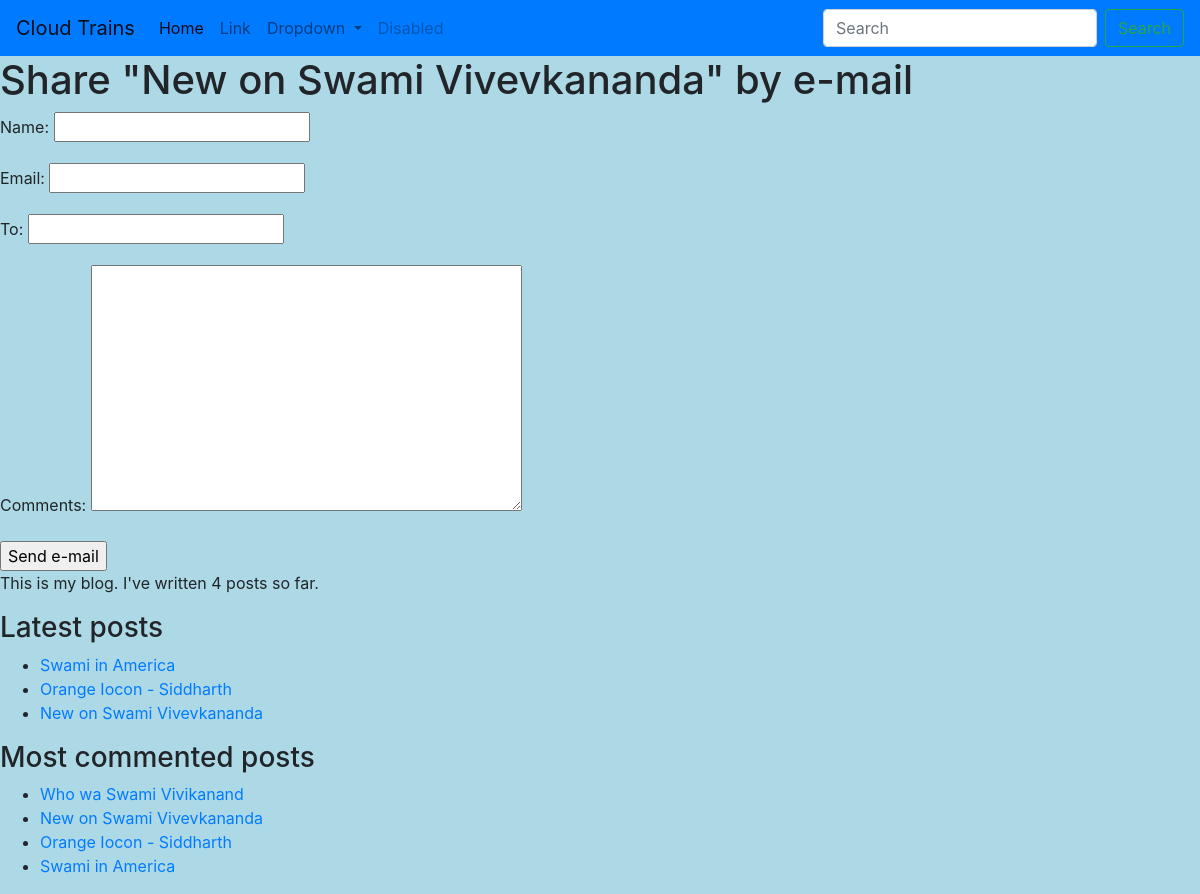
Before: /blog/2/share/ with the older database file.
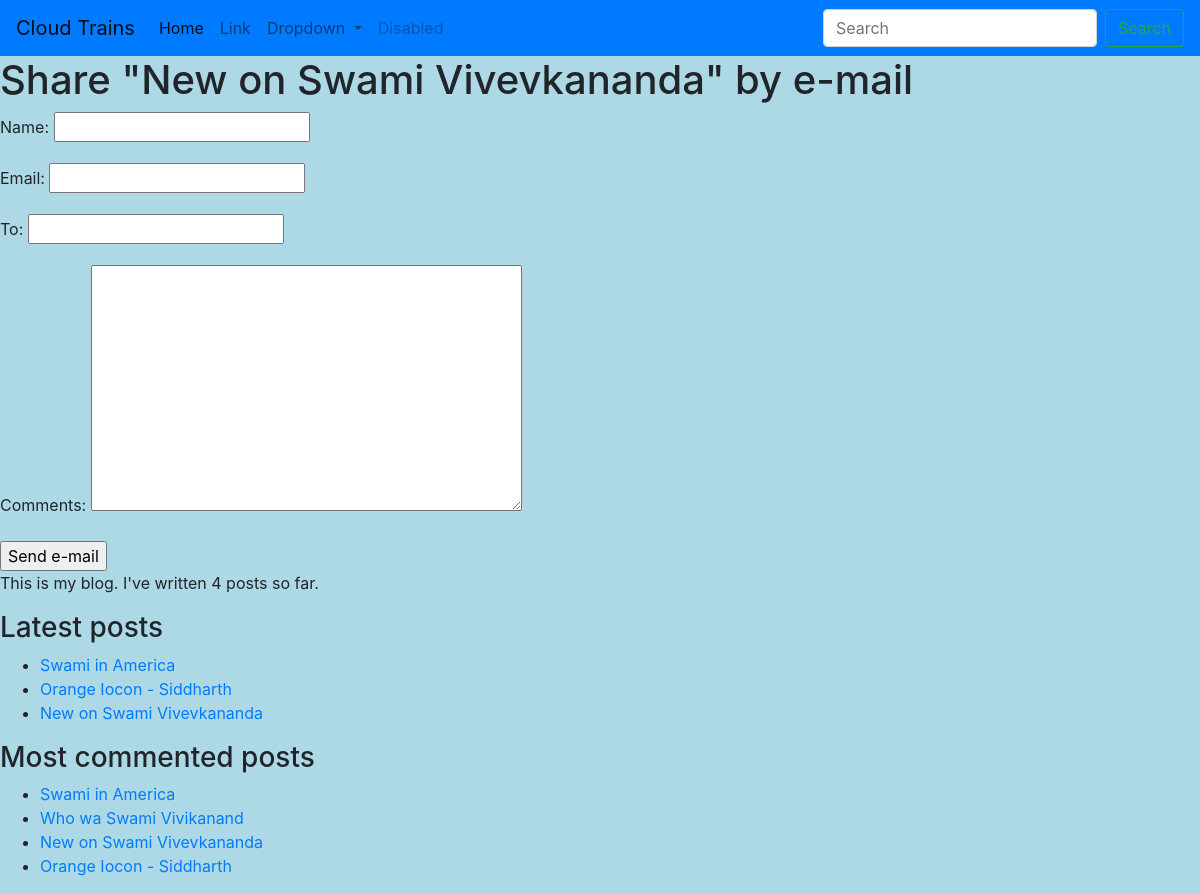
After: the same page with the newer database file.
### blog/models.py (models this page shows, shortened)
class Post(models.Model):
    tag = TaggableManager()
    objects = models.Manager()  # default Manager
    published = PublishedManager()  # Custom Manager
    def get_absolute_url(self):
        return reverse('blog:post_detail',
                       args=[self.publish.year,
                             self.publish.month,
                             self.publish.day,
                             self.slug])
    STATUS_CHOICES = (('draft', 'Draft'),
                      ('published', 'Published'),
                      )
    title = models.CharField(max_length=255)
    slug = models.SlugField(max_length=250, unique_for_date='publish')
    author = models.ForeignKey(User, on_delete=models.CASCADE,
                               related_name='blog_posts')
    body = models.TextField()
    publish = models.DateTimeField(default=timezone.now)
    created = models.DateTimeField(auto_now_add=True)
    updated = models.DateTimeField(auto_now=True)
    status = models.CharField(max_length=10,
                              choices=STATUS_CHOICES,
                              default='draft')
    deleted = models.BooleanField(default=False)
    delete_on = models.DateTimeField(null=True, blank=True)
    class Meta:
        ordering = ['-publish']

### blog/views.py (the view)
# urls.py: path('<int:post_id>/share/', views.post_share, name='post_share'),
def post_share(request, post_id):
    post = get_object_or_404(Post, id=post_id, status='published')
    sent = False
    if request.method == 'POST':
        form = EmailPostForm(request.POST)
        print(dir(form))
        if form.is_valid():
            cd = form.cleaned_data
            post_url = request.build_absolute_uri(post.get_absolute_url())
            subject = '{} ({}) recommends you reading " {}"'.format(cd['name'], cd['email'], post.title)
            message = 'Read "{}" at {} \n\n{}\'s comments: {}'.format(post.title, post_url, cd['name'], cd['comments'])
            send_mail(subject, message, 'admin@myblog.com',
                      [cd['to']])
            sent = True
    else:
        form = EmailPostForm()
    return render(request, 'blog/post/share.html',
                  {'post': post,
                   'form': form,
                   'sent': sent})

### blog/forms.py
class EmailPostForm(forms.Form):
    name = forms.CharField(max_length=25)
    email = forms.EmailField()
    to = forms.EmailField()
    comments = forms.CharField(required=False, widget=forms.Textarea)

### blog/models.py (called while the page is built)
    def get_queryset(self):
        return super(PublishedManager, self).get_queryset().filter(status='published')

### blog/templatetags/blog_tags.py (called while the page is built)
@register.simple_tag()
def total_posts():
    return Post.published.count()

@register.inclusion_tag('blog/post/latest_posts.html')
def show_latest_posts(count):
    latest_posts = Post.published.order_by('-publish')[:count]
    return {'latest_posts': latest_posts}

@register.simple_tag
def get_most_commented_posts(count=5):
    return Post.published.annotate(total_comments=Count('comments')).order_by('-total_comments')[:count]

### blog/templates/blog/post/share.html (shortened to what this page needs)
{% extends "blog/base.html" %}
{% block content %}
    {% if sent %}
        <h3 class="alert alert-success">E-mail successfully sent</h3>
        <p>
            "{{ post.title }}" was successfully sent to {{ form.cleaned_data.to }}.
        </p>
        <p>
        <a href="{{ post.get_absolute_url }}">Go back to blog</a>
        </p>
    {% else %}
        <h1>Share "{{ post.title }}" by e-mail</h1>
        <form action="." method="post">
            {{ form.as_p }}
            <input type="submit" value="Send e-mail">
        </form>
    {% endif %}
{% endblock %}

### blog/templates/blog/base.html (shortened to what this page needs)
{% load static %}
{% load blog_tags %}
<!DOCTYPE html>
<html lang="en">
<head>
    <link href="https://stackpath.bootstrapcdn.com/bootstrap/4.4.1/css/bootstrap.min.css" rel="stylesheet">
    <link href="{% static 'css/blog.css' %}" rel=stylesheet>
</head>
<body>
<div id="navbar">
    <nav class="navbar navbar-expand-lg navbar-light bg-primary">
        <a class="navbar-brand" href="#">Cloud Trains</a>
        <div class="collapse navbar-collapse" id="navbarSupportedContent">
            <ul class="navbar-nav mr-auto">
                <li class="nav-item active">
                    <a class="nav-link" href="#">Home <span class="sr-only">(current)</span></a>
                </li>
                <li class="nav-item">
                    <a class="nav-link" href="#">Link</a>
                </li>
                <li class="nav-item dropdown">
                    <a class="nav-link dropdown-toggle" href="#" id="navbarDropdown" role="button"
                       data-toggle="dropdown" aria-haspopup="true" aria-expanded="false">
                        Dropdown
                    </a>
                </li>
                <li class="nav-item">
                    <a class="nav-link disabled" href="#">Disabled</a>
                </li>
            </ul>
            <form class="form-inline my-2 my-lg-0">
                <input class="form-control mr-sm-2" type="search" placeholder="Search" aria-label="Search">
                <button class="btn btn-outline-success my-2 my-sm-0" type="submit">Search</button>
            </form>
        </div>
    </nav>
</div>
<div id="content">
    {% block content %}
    {% endblock %}
</div>
<div id="sidebar">
    <p>This is my blog. I've written {% total_posts %} posts so far.</p>
    <h3>Latest posts</h3>
    {% show_latest_posts 3 %}
    <h3>Most commented posts</h3>
    {% get_most_commented_posts as most_commented_posts %}
    <ul>
        {% for post in most_commented_posts %}
            <li>
                <a href="{{ post.get_absolute_url }}">{{ post.title }}</a>
            </li>
        {% endfor %}
    </ul>
</div>
</body>
</html>

### blog/templates/blog/post/latest_posts.html
<ul>
    {% for post in latest_posts %}
        <li>
            <a href="{{ post.get_absolute_url }}">{{ post.title }}</a>
        </li>
    {% endfor %}
</ul>

Changed rows visible on the page:
changed Post "Swami in America": moves up the list
